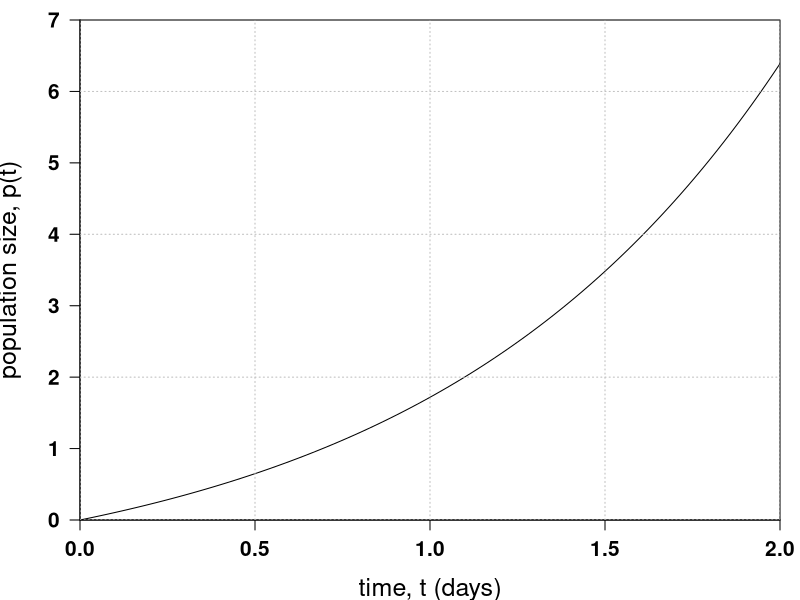
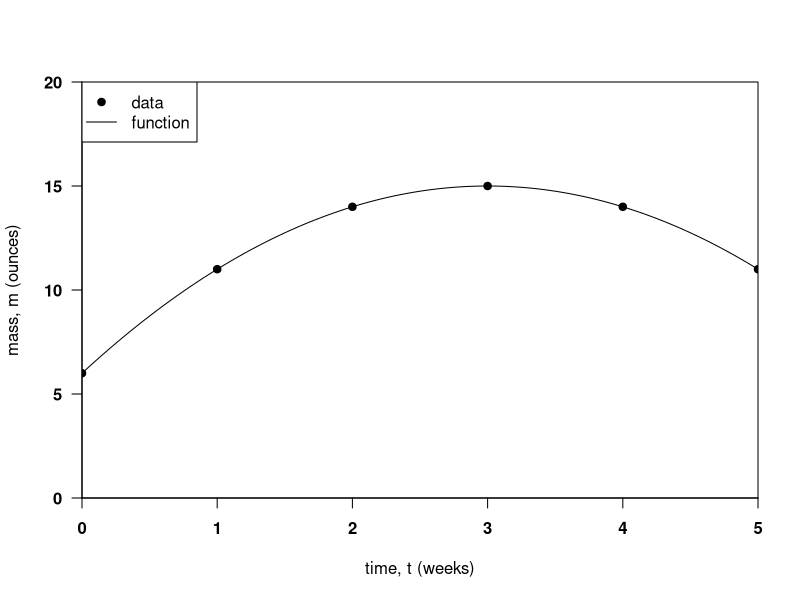

Here is the R script that generated these plots, in order:
(user<-as.vector(Sys.info()["user"]))
setwd(paste("/Users/",user,"/Dropbox/uco/fall_13/2153/unit3/test3/",sep=""))

pdf("yeast.pdf", height=5, width=5)
par(xaxs='i', yaxs='i', mai=c(0.8, 0.8, 0.2, 0.2))
plot(function(x)exp(x)-1, xlim=c(0, 2), ylim=c(0, 7), xlab="time, t (days)", ylab="population size, p(t)", las=1, font=2, cex.lab=1.5, cex.axis=1.25)
for (i in 0:3) abline(h=2*i, lty=3, lwd=1, col="gray")
for (i in 0:4) abline(v=i/2, lty=3, lwd=1, col="gray")
# points(0:5, sapply(0:5, function(x)-(x-1)*(x-5)+11), pch=19)
# legend("topleft", c("data", "function"), pch=c(19, NA), lty=c(NA, 1))
dev.off()

pdf("/Users/seanlaverty/Dropbox/uco/fall_13/2153/lectures/days/mass.pdf", height=5, width=5)
par(xaxs='i', yaxs='i')
plot(function(x)-x^2+6*x+6, xlim=c(0, 5), ylim=c(0, 20), xlab="time, t (weeks)", ylab="mass, m (ounces)", las=1, font=2)
points(0:5, sapply(0:5, function(x)-(x-1)*(x-5)+11), pch=19)
legend("topleft", c("data", "function"), pch=c(19, NA), lty=c(NA, 1))
dev.off()